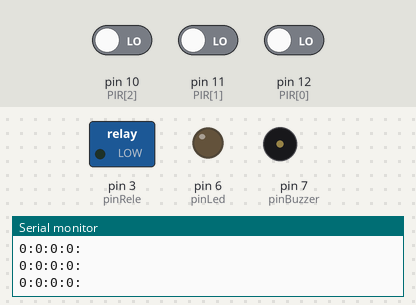
Bench run of a sketch on a simulated Arduino Uno, built with avr-gcc and run on an emulated ATmega328P. Parts: switched loads named in the sketch (green lamp = pin HIGH), output pins drawn as LEDs (lit = HIGH), buzzer (waves = sounding), the last lines printed to the serial monitor. Dashed ring = blinking. The inputs (shaded band) are chosen by the test bench; at power-on: pin 10 (PIR[2]) LOW, pin 11 (PIR[1]) LOW, pin 12 (PIR[0]) LOW.

Above: at 2.1 s.
2.2 s: pin 10 (PIR[2]) driven HIGH
At 3.07 s:
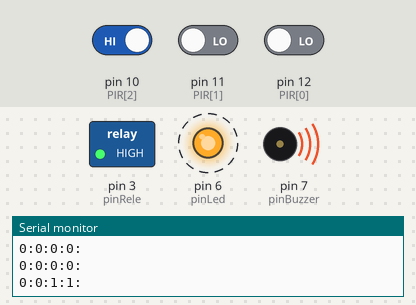
5.5 s: pin 10 (PIR[2]) driven LOW
At 6.2 s:
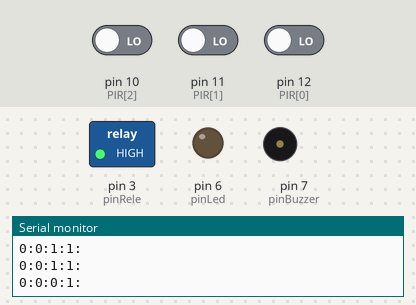
7.0 s: pin 11 (PIR[1]) driven HIGH
At 7.62 s:
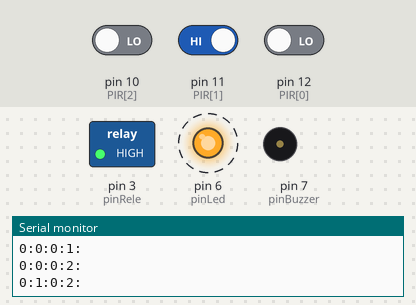
Timing chart, 0 to 16.3 s (numbered marks = the images above; inputs shaded):
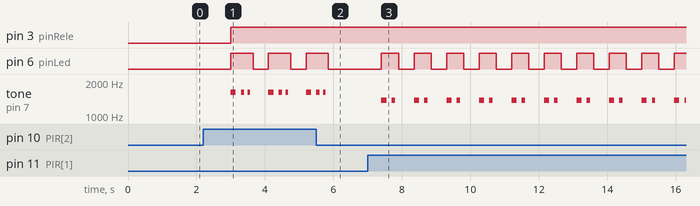

Measured:
- after the input at 2.2 s, pin 3 (pinRele): LOW → HIGH after 0.80 s; pin 6 (pinLed): alternates HIGH for 0.65 s and LOW for 0.45 s, starting after 0.80 s; tone on pin 7 (pinBuzzer): silent → 1630 Hz after 0.80 s, then repeats every 1.1 s: silent 0.15 s, 1630 Hz 0.10 s, silent 0.10 s, 1630 Hz 0.08 s, silent 0.53 s, 1630 Hz 0.15 s
- after the input at 5.5 s, pin 6 (pinLed): goes on until 5.9 s, then stays LOW; tone on pin 7 (pinBuzzer): goes on until 5.8 s, then stays silent
- after the input at 7.0 s, pin 6 (pinLed): alternates HIGH for 0.50 s and LOW for 0.45 s, starting after 0.40 s; tone on pin 7 (pinBuzzer): silent → 1380 Hz after 0.40 s, then repeats every 0.95 s: silent 0.15 s, 1380 Hz 0.10 s, silent 0.55 s, 1380 Hz 0.15 s

The sketch:

sketch_jul14a.ino
```cpp
const byte LONGE=100;
const byte PERTO=50;
const byte UM=0;
const byte DOIS=1;
const byte TRES=2;
const byte pinLed=6;

//Declaração das variáveis referentes aos pinos digitais.
byte PIR[]  = {12,11,10};
byte PROX[] = {150, 100, 75};

byte pinBuzzer = 7;
byte pinRele   = 3;

byte armaRele[]= {0,0,0};
byte valorPIR[] = {0,0,0};

int tempo = 0;
byte mudanca = 0;
byte resetaRele = LOW;


void setup() {
  Serial.begin(14400); //Inicializando o serial monitor
  //Definido pinos como de entrada ou de saída

  pinMode(pinBuzzer,OUTPUT);
  pinMode(pinRele,  OUTPUT);
  pinMode(pinLed,   OUTPUT);
  for(int i=UM; i<=TRES; i++){
    pinMode(PIR[i],INPUT);
  }
  digitalWrite(pinRele, LOW);
  Serial.println("PIR Um: PIR Dois: PIR Tres: Tempo:");
}

void loop() {
  //Lendo o valor do sensor PIR. Este sensor pode assumir 2 valores
  //1 quando detecta algum movimento e 0 quando não detecta.


  for(int i=UM; i<=TRES; i++){
    valorPIR[i] = digitalRead(PIR[i]);
    Serial.print(valorPIR[i]);
    Serial.print(":");
  }
  Serial.print((int)tempo/4);
  Serial.println(":");

  //Verificando se ocorreu detecção de movimentos


  for(int i=UM; i<=TRES; i++){
    if(valorPIR[i]==HIGH){
      ligarAlarme(i);
    }else{
      desligarAlarme();
      delay(200);
    }
  }

  tempo++;
  delay(50);
}

void ligarAlarme(byte Qual) {
  int i;
  armaRele[Qual]=HIGH;
  switch(Qual){
    case UM:
      digitalWrite(pinLed, HIGH);
      for(i=0;i<Qual+1;i++){
        tone(pinBuzzer,1450);
        delay(PROX[i]);
        noTone(pinBuzzer);
        delay(PROX[i]);
      }
      digitalWrite(pinLed, LOW);
      break;
    case DOIS:
      digitalWrite(pinLed, HIGH);
      for(i=0;i<Qual+1;i++){
        tone(pinBuzzer,1380);
        delay(PROX[i]);
        noTone(pinBuzzer);
        delay(PROX[i]);
      }
      digitalWrite(pinLed, LOW);
      break;
    case TRES:
      digitalWrite(pinLed, HIGH);
      digitalWrite(pinRele, HIGH);
      for(i=0;i<Qual+1;i++){
        tone(pinBuzzer,1630);
        delay(PROX[i]);
        noTone(pinBuzzer);
        delay(PROX[i]);
      }
      digitalWrite(pinLed, LOW);
      break;
  }
  //Ligando o led
//  digitalWrite(pinLed, HIGH);

//  delay(500); //tempo que o led fica acesso e o buzzer toca
//  desligarAlarme();
  if(armaRele[UM]==HIGH&&armaRele[DOIS]==HIGH&&armaRele[TRES]==HIGH){
    digitalWrite(pinRele, HIGH);
  }else if(resetaRele == 1){
    armaRele[UM]=LOW;
    armaRele[DOIS]=LOW;
    armaRele[TRES]=LOW;
    resetaRele = LOW;
    digitalWrite(pinRele, LOW);
  }
}

void desligarAlarme() {
  //Desligando o led
  digitalWrite(pinLed, LOW);
  //Desligando o buzzer
//  noTone(pinBuzzer);
}
```
